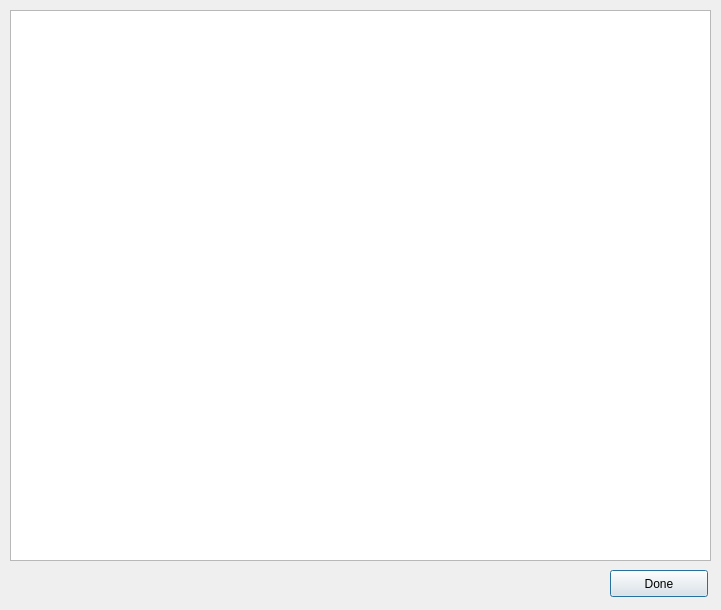
<?xml version="1.0" encoding="UTF-8"?>
<ui version="4.0">
 <class>Dialog_Disp</class>
 <widget class="QDialog" name="Dialog_Disp">
  <property name="geometry">
   <rect>
    <x>0</x>
    <y>0</y>
    <width>721</width>
    <height>610</height>
   </rect>
  </property>
  <property name="windowTitle">
   <string>Dialog</string>
  </property>
  <widget class="QPushButton" name="pushButton_DIsp_Done">
   <property name="geometry">
    <rect>
     <x>610</x>
     <y>570</y>
     <width>98</width>
     <height>27</height>
    </rect>
   </property>
   <property name="text">
    <string>Done</string>
   </property>
  </widget>
  <widget class="QTextBrowser" name="textBrowser_Disp">
   <property name="geometry">
    <rect>
     <x>10</x>
     <y>10</y>
     <width>701</width>
     <height>551</height>
    </rect>
   </property>
  </widget>
 </widget>
 <resources/>
 <connections>
  <connection>
   <sender>pushButton_DIsp_Done</sender>
   <signal>clicked()</signal>
   <receiver>Dialog_Disp</receiver>
   <slot>close()</slot>
   <hints>
    <hint type="sourcelabel">
     <x>658</x>
     <y>583</y>
    </hint>
    <hint type="destinationlabel">
     <x>360</x>
     <y>304</y>
    </hint>
   </hints>
  </connection>
 </connections>
</ui>
